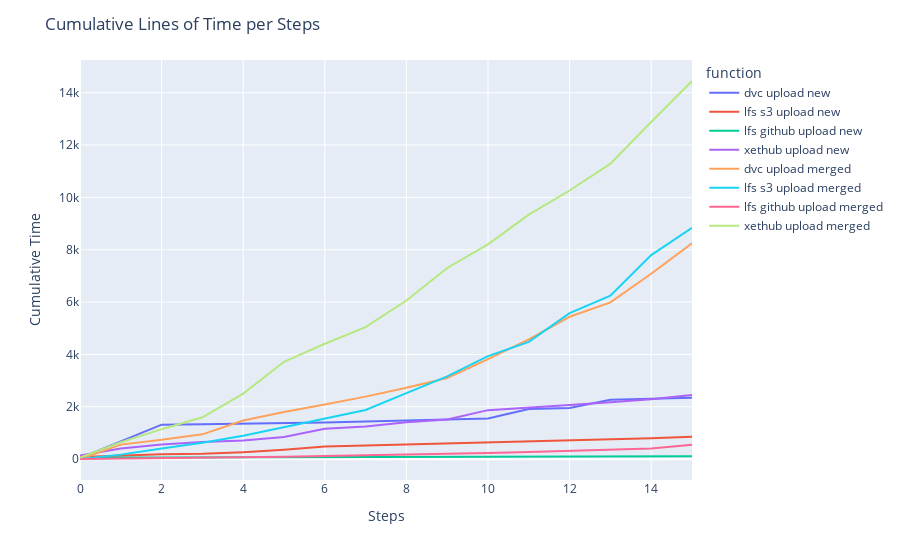

Source (notebook cell):
### Code cell
grouped = df.groupby('function')['time'].cumsum()

# Add the cumulative sum as a new column to the DataFrame
df['cumulative_time'] = grouped

# Create a Plotly line chart with the cumulative sum of time per tech
fig = px.line(df, x='step', y='cumulative_time', color='function')

# Customize the plot as needed
fig.update_layout(title='Cumulative Lines of Time per Steps',
                  xaxis_title='Steps',
                  yaxis_title='Cumulative Time')

# Show the plot
fig.show()

### Figure 1 — Plotly figure (JSON) as saved in the notebook; plotly's stock layout.template omitted (floating-point values rounded to 4 significant figures)
{"data": [{"hovertemplate": "function=dvc upload new<br>step=%{x}<br>cumulative_time=%{y}<extra></extra>", "legendgroup": "dvc upload new", "line": {"color": "#636efa", "dash": "solid"}, "marker": {"symbol": "circle"}, "mode": "lines", "name": "dvc upload new", "orientation": "v", "showlegend": true, "type": "scatter", "x": [0, 1, 2, 3, 4, 5, 6, 7, 8, 9, 10, 11, 12, 13, 14, 15], "xaxis": "x", "y": [38.52, 677.1, 1318.0, 1333.0, 1350.0, 1369.0, 1403.0, 1439.0, 1476.0, 1516.0, 1556.0, 1915.0, 1956.0, 2264.0, 2306.0, 2349.0], "yaxis": "y"}, {"hovertemplate": "function=lfs s3 upload new<br>step=%{x}<br>cumulative_time=%{y}<extra></extra>", "legendgroup": "lfs s3 upload new", "line": {"color": "#EF553B", "dash": "solid"}, "marker": {"symbol": "circle"}, "mode": "lines", "name": "lfs s3 upload new", "orientation": "v", "showlegend": true, "type": "scatter", "x": [0, 1, 2, 3, 4, 5, 6, 7, 8, 9, 10, 11, 12, 13, 14, 15], "xaxis": "x", "y": [84.83, 139.4, 182.5, 206.2, 267.0, 361.3, 483.3, 519.3, 557.3, 597.9, 635.4, 671.2, 713.1, 755.9, 798.2, 853.1], "yaxis": "y"}, {"hovertemplate": "function=lfs github upload new<br>step=%{x}<br>cumulative_time=%{y}<extra></extra>", "legendgroup": "lfs github upload new", "line": {"color": "#00cc96", "dash": "solid"}, "marker": {"symbol": "circle"}, "mode": "lines", "name": "lfs github upload new", "orientation": "v", "showlegend": true, "type": "scatter", "x": [0, 1, 2, 3, 4, 5, 6, 7, 8, 9, 10, 11, 12, 13, 14, 15], "xaxis": "x", "y": [23.49, 61.4, 65.35, 68.02, 70.97, 74.12, 77.72, 81.4, 85.24, 89.24, 93.08, 96.87, 101.1, 105.3, 109.8, 114.7], "yaxis": "y"}, {"hovertemplate": "function=xethub upload new<br>step=%{x}<br>cumulative_time=%{y}<extra></extra>", "legendgroup": "xethub upload new", "line": {"color": "#ab63fa", "dash": "solid"}, "marker": {"symbol": "circle"}, "mode": "lines", "name": "xethub upload new", "orientation": "v", "showlegend": true, "type": "scatter", "x": [0, 1, 2, 3, 4, 5, 6, 7, 8, 9, 10, 11, 12, 13, 14, 15], "xaxis": "x", "y": [138.5, 405.1, 556.7, 654.2, 711.2, 849.6, 1157.0, 1244.0, 1412.0, 1514.0, 1871.0, 1960.0, 2069.0, 2176.0, 2292.0, 2448.0], "yaxis": "y"}, {"hovertemplate": "function=dvc upload merged<br>step=%{x}<br>cumulative_time=%{y}<extra></extra>", "legendgroup": "dvc upload merged", "line": {"color": "#FFA15A", "dash": "solid"}, "marker": {"symbol": "circle"}, "mode": "lines", "name": "dvc upload merged", "orientation": "v", "showlegend": true, "type": "scatter", "x": [0, 1, 2, 3, 4, 5, 6, 7, 8, 9, 10, 11, 12, 13, 14, 15], "xaxis": "x", "y": [5.649, 554.9, 743.7, 946.3, 1475.0, 1797.0, 2089.0, 2388.0, 2728.0, 3098.0, 3820.0, 4576.0, 5439.0, 5991.0, 7085.0, 8249.0], "yaxis": "y"}, {"hovertemplate": "function=lfs s3 upload merged<br>step=%{x}<br>cumulative_time=%{y}<extra></extra>", "legendgroup": "lfs s3 upload merged", "line": {"color": "#19d3f3", "dash": "solid"}, "marker": {"symbol": "circle"}, "mode": "lines", "name": "lfs s3 upload merged", "orientation": "v", "showlegend": true, "type": "scatter", "x": [0, 1, 2, 3, 4, 5, 6, 7, 8, 9, 10, 11, 12, 13, 14, 15], "xaxis": "x", "y": [5.001, 172.2, 407.9, 629.5, 896.1, 1220.0, 1530.0, 1880.0, 2520.0, 3164.0, 3935.0, 4482.0, 5579.0, 6241.0, 7796.0, 8834.0], "yaxis": "y"}, {"hovertemplate": "function=lfs github upload merged<br>step=%{x}<br>cumulative_time=%{y}<extra></extra>", "legendgroup": "lfs github upload merged", "line": {"color": "#FF6692", "dash": "solid"}, "marker": {"symbol": "circle"}, "mode": "lines", "name": "lfs github upload merged", "orientation": "v", "showlegend": true, "type": "scatter", "x": [0, 1, 2, 3, 4, 5, 6, 7, 8, 9, 10, 11, 12, 13, 14, 15], "xaxis": "x", "y": [5.261, 17.58, 33.19, 50.2, 68.29, 88.52, 116.0, 141.1, 169.0, 200.2, 235.4, 272.0, 312.1, 355.5, 403.4, 545.9], "yaxis": "y"}, {"hovertemplate": "function=xethub upload merged<br>step=%{x}<br>cumulative_time=%{y}<extra></extra>", "legendgroup": "xethub upload merged", "line": {"color": "#B6E880", "dash": "solid"}, "marker": {"symbol": "circle"}, "mode": "lines", "name": "xethub upload merged", "orientation": "v", "showlegend": true, "type": "scatter", "x": [0, 1, 2, 3, 4, 5, 6, 7, 8, 9, 10, 11, 12, 13, 14, 15], "xaxis": "x", "y": [60.51, 646.9, 1145.0, 1598.0, 2503.0, 3717.0, 4408.0, 5042.0, 6060.0, 7302.0, 8206.0, 9342.0, 10260.0, 11290.0, 12880.0, 14450.0], "yaxis": "y"}], "layout": {"autosize": true, "legend": {"title": {"text": "function"}, "tracegroupgap": 0}, "margin": {"t": 60}, "title": {"text": "Cumulative Lines of Time per Steps"}, "xaxis": {"anchor": "y", "autorange": true, "domain": [0, 1], "range": [0, 15], "title": {"text": "Steps"}, "type": "linear"}, "yaxis": {"anchor": "x", "autorange": true, "domain": [0, 1], "range": [-797.3, 15250.0], "title": {"text": "Cumulative Time"}, "type": "linear"}}}
